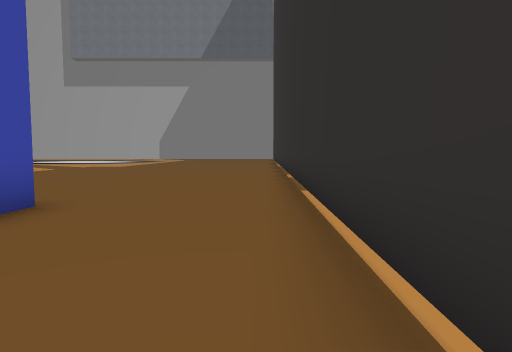
View 1 (above)

13 first-person views from a walk through a 3-D level made in the Godot game engine. The camera is 1.5 m above the floor, tilts 4° down and sees 75° across. The floor is counted in squares, 2 m on a side. Each view is taken from the middle of a square. On the plan, view 1 faces up. The plan holds only what a view shows up to about 11 squares ahead; the rest is blank. The place goes on beyond the plan. Some surface patterns are stand-ins.

View 2
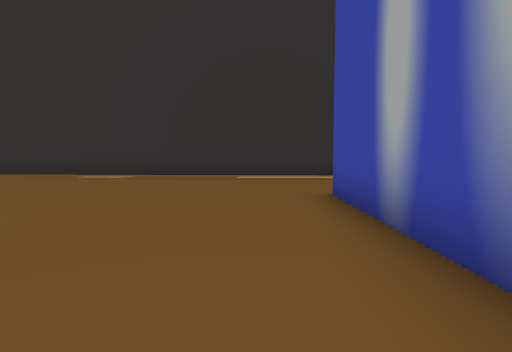

View 3
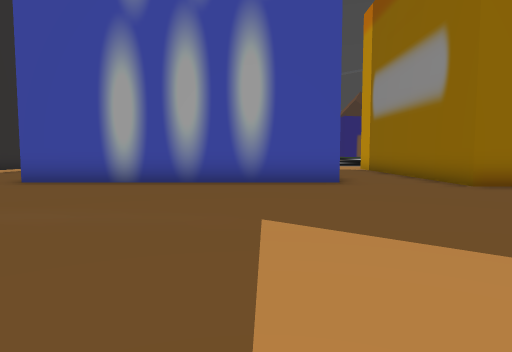

View 4
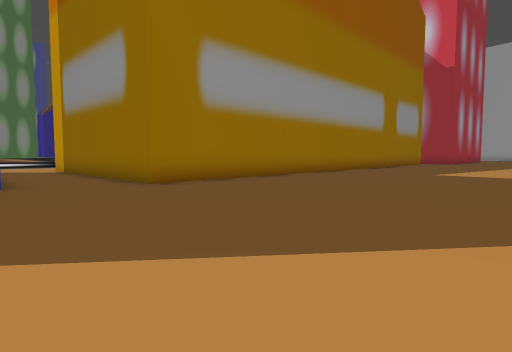

View 5
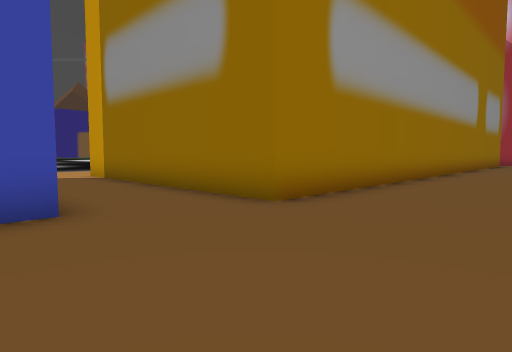

View 6
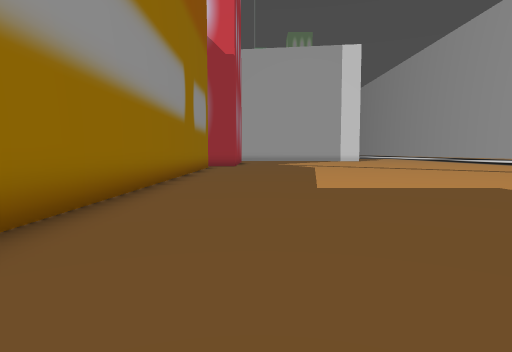

View 7
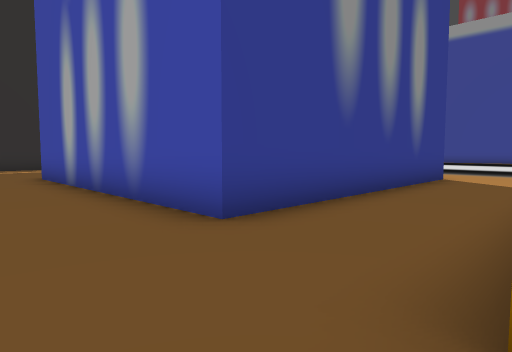

View 8
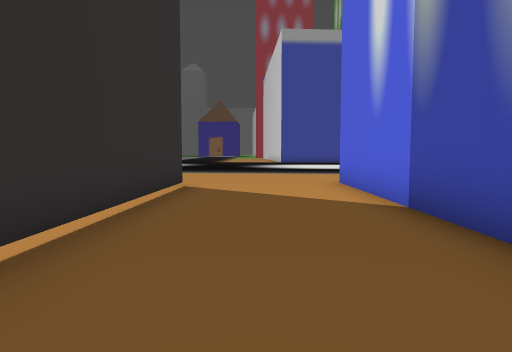

View 9
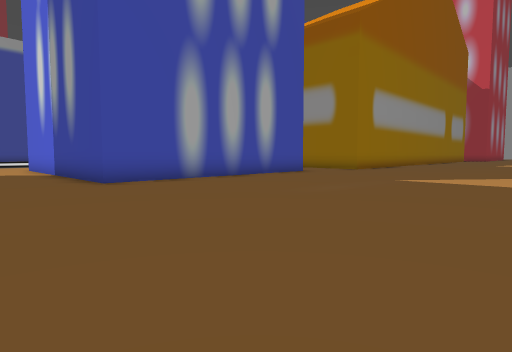

View 10
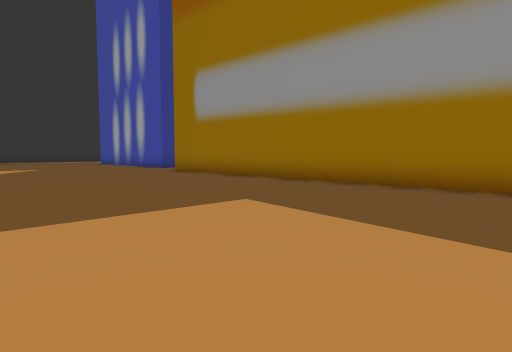

View 11
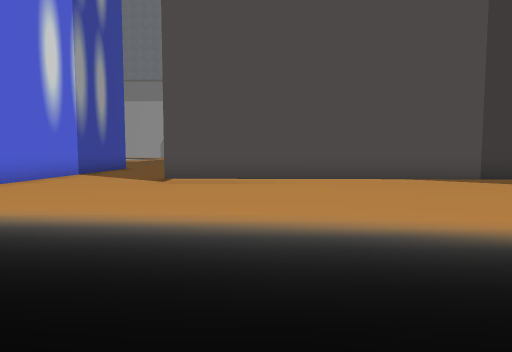

View 12
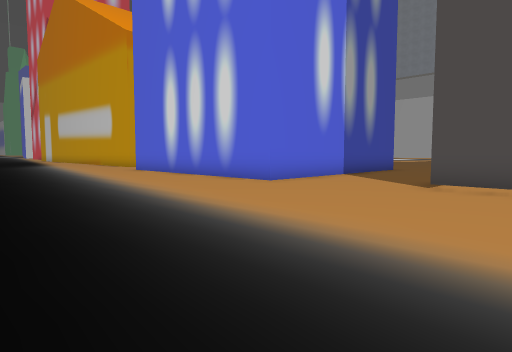

View 13
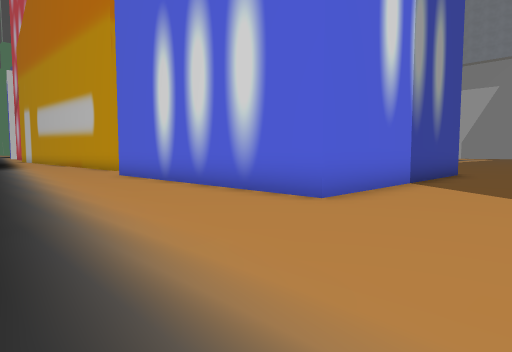

### Floor plan
Points are (right, up) in squares from view 1. A wall is a line through its corners. A room is listed if a view was taken in it or the views show most of it. See-through windows are left out.
Room 1 (views 1, 2, 3, 4, 5, 6, 7, 8, 9, 10)
walls: (-11.1, -3.4) (-11.1, 4.6) (-3.1, 4.6) (-3.1, -3.4); (-26, 5.6) (-13.8, 5.6) (-13.8, -2.5); (0.7, -2.5) (1.1, 13.5)
ways out: opening at (-12.5, -2.5) to room 2; opening at (-1, -2.7) to room 2
Room 2 (views 11, 12, 13)
walls: (-3.1, -3.4) (-11.1, -3.4); (9.4, -2.7) (0.7, -2.5)
ways out: opening at (-12.5, -2.5) to room 1; opening at (-1, -2.7) to room 1

Positions as (right, up) in squares from view 1, and headings:
1: (0, 0), facing up
2: (-9, 6), facing right
3: (-9, 13), facing down
4: (-10, 13), facing down-left
5: (-10, 9), facing down-left
6: (-15, 8), facing left
7: (-14, 7), facing down-right
8: (-1, 5), facing down
9: (0, 13), facing down-left
10: (-26, 13), facing down-right
11: (3, -11), facing up
12: (3, -10), facing up-left
13: (0, -8), facing up-left
